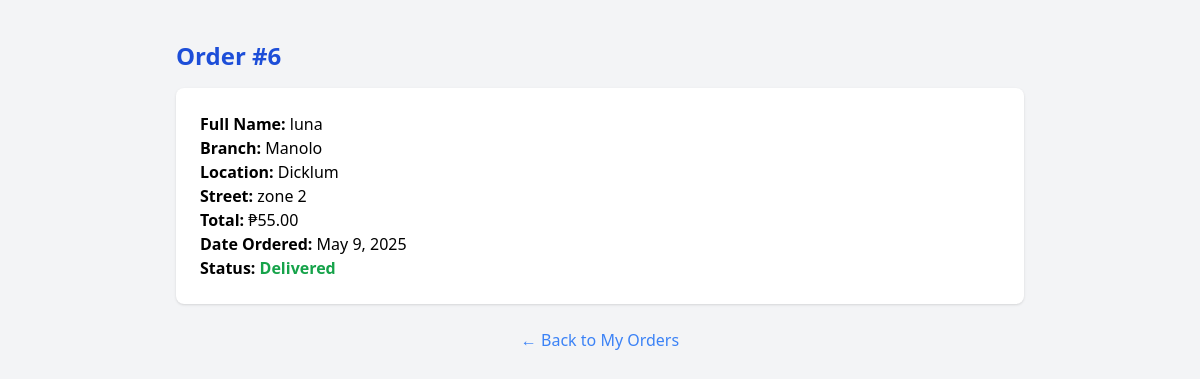
The app's page /order_details.php?id=6 (signed in), older data.
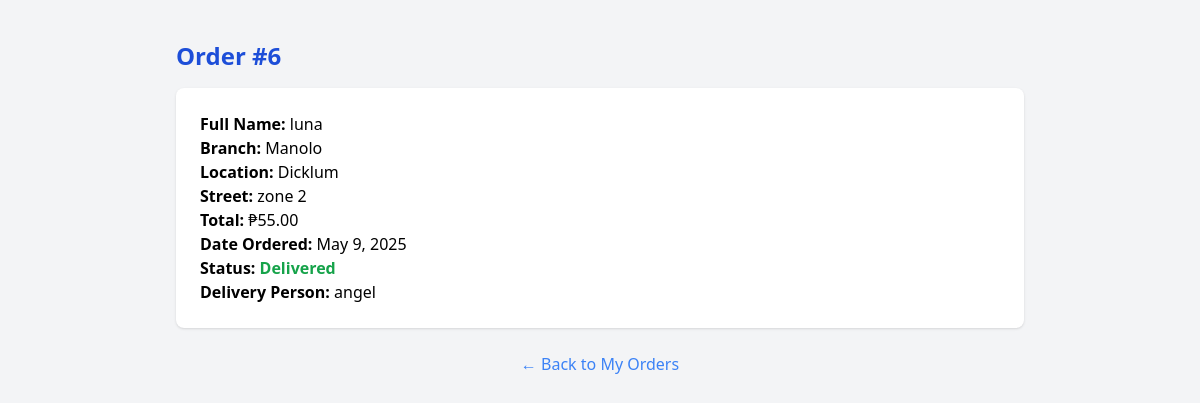
The same page, newer data.
### tables this page shows
CREATE TABLE `orders` (
  `id` int(11) NOT NULL,
  `user_id` int(11) NOT NULL,
  `fullname` varchar(100) NOT NULL,
  `email` varchar(255) NOT NULL,
  `branch` varchar(50) NOT NULL,
  `location` varchar(100) NOT NULL,
  `street` text NOT NULL,
  `total` decimal(10,2) NOT NULL,
  `created_at` timestamp NOT NULL DEFAULT current_timestamp(),
  `tracking_number` varchar(100) DEFAULT NULL,
  `order_status` varchar(50) DEFAULT NULL,
  `estimated_delivery_date` date DEFAULT NULL,
  `actual_delivery_date` date DEFAULT NULL,
  `payment_status` varchar(20) DEFAULT 'Pending',
  `status` varchar(255) NOT NULL DEFAULT 'Pending',
  `delivered_at` datetime DEFAULT NULL,
  `delivery_person` varchar(255) DEFAULT NULL,
  `delivered_date` datetime DEFAULT NULL
);

### order_details.php (the view, shortened to what this page needs)
<?php
$conn = new mysqli("localhost", "root", "", "online_shop");
$order_id = isset($_GET['id']) ? intval($_GET['id']) : 0;
$user_id = $_SESSION['user_id'];
$stmt = $conn->prepare("SELECT * FROM orders WHERE id = ? AND user_id = ?");
$stmt->bind_param("ii", $order_id, $user_id);
$stmt->execute();
$result = $stmt->get_result();
$order = $result->fetch_assoc();
?>
<!DOCTYPE html>
<html lang="en">
<head>
    <script src="https://cdn.tailwindcss.com"></script>
</head>
<body class="bg-gray-100 font-sans">
    <div class="max-w-4xl mx-auto py-10 px-6">
        <?php if ($order): ?>
            <h1 class="text-2xl font-bold text-blue-700 mb-4">Order #<?php echo $order['id']; ?></h1>
            <div class="bg-white p-6 rounded-lg shadow">
                <p><strong>Full Name:</strong> <?php echo htmlspecialchars($order['fullname']); ?></p>
                <p><strong>Branch:</strong> <?php echo htmlspecialchars($order['branch']); ?></p>
                <p><strong>Location:</strong> <?php echo htmlspecialchars($order['location']); ?></p>
                <p><strong>Street:</strong> <?php echo htmlspecialchars($order['street']); ?></p>
                <p><strong>Total:</strong> ₱<?php echo number_format($order['total'], 2); ?></p>
                <p><strong>Date Ordered:</strong> <?php echo date("F j, Y", strtotime($order['created_at'])); ?></p>
                <p><strong>Status:</strong>
                    <span class="font-semibold capitalize <?php echo $order['status'] === 'delivered' ? 'text-green-600' : 'text-yellow-500'; ?>">
                        <?php echo htmlspecialchars($order['status']); ?>
                    </span>
                </p>
                <?php if ($order['status'] === 'delivered' && !empty($order['delivery_person'])): ?>
                    <p><strong>Delivery Person:</strong> <?php echo htmlspecialchars($order['delivery_person']); ?></p>
                <?php endif; ?>
            </div>
        <?php else: ?>
            <p class="text-center text-gray-600">Order not found or you don’t have permission to view it.</p>
        <?php endif; ?>
        <div class="mt-6 text-center">
            <a href="orders.php" class="text-blue-500 hover:underline">&larr; Back to My Orders</a>
        </div>
    </div>
</body>
</html>

Row changes from the older to the newer data that the page shows:
changed orders "luna": delivery_person (not shown) → "angel"
Text that changed along with them:
text now shown: "Delivery Person:"
